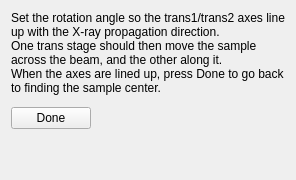
     <widget class="QWidget" name="page_rotation_axes">
      <layout class="QVBoxLayout" name="layout_rotation_axes">
       <item>
        <widget class="QLabel" name="lb_rotaxes_title">
         <property name="wordWrap">
          <bool>true</bool>
         </property>
         <property name="text">
          <string>Set the rotation angle so the trans1/trans2 axes line up with the X-ray propagation direction.
One trans stage should then move the sample across the beam, and the other along it.
When the axes are lined up, press Done to go back to finding the sample center.</string>
         </property>
        </widget>
       </item>
       <item>
        <widget class="QWidget" name="container_rows_rotaxes" native="true"/>
       </item>
       <item>
        <layout class="QHBoxLayout" name="layout_rotaxes_buttons">
         <item>
          <widget class="QPushButton" name="pb_rotaxes_done">
           <property name="text">
            <string>Done</string>
           </property>
          </widget>
         </item>
         <item>
          <spacer name="spacer_rotaxes">
           <property name="orientation">
            <enum>Qt::Horizontal</enum>
           </property>
           <property name="sizeHint" stdset="0">
            <size>
             <width>40</width>
             <height>20</height>
            </size>
           </property>
          </spacer>
         </item>
        </layout>
       </item>
       <item>
        <spacer name="spacer_rotaxes_bottom">
         <property name="orientation">
          <enum>Qt::Vertical</enum>
         </property>
         <property name="sizeHint" stdset="0">
          <size>
           <width>20</width>
           <height>40</height>
          </size>
         </property>
        </spacer>
       </item>
      </layout>
     </widget>
